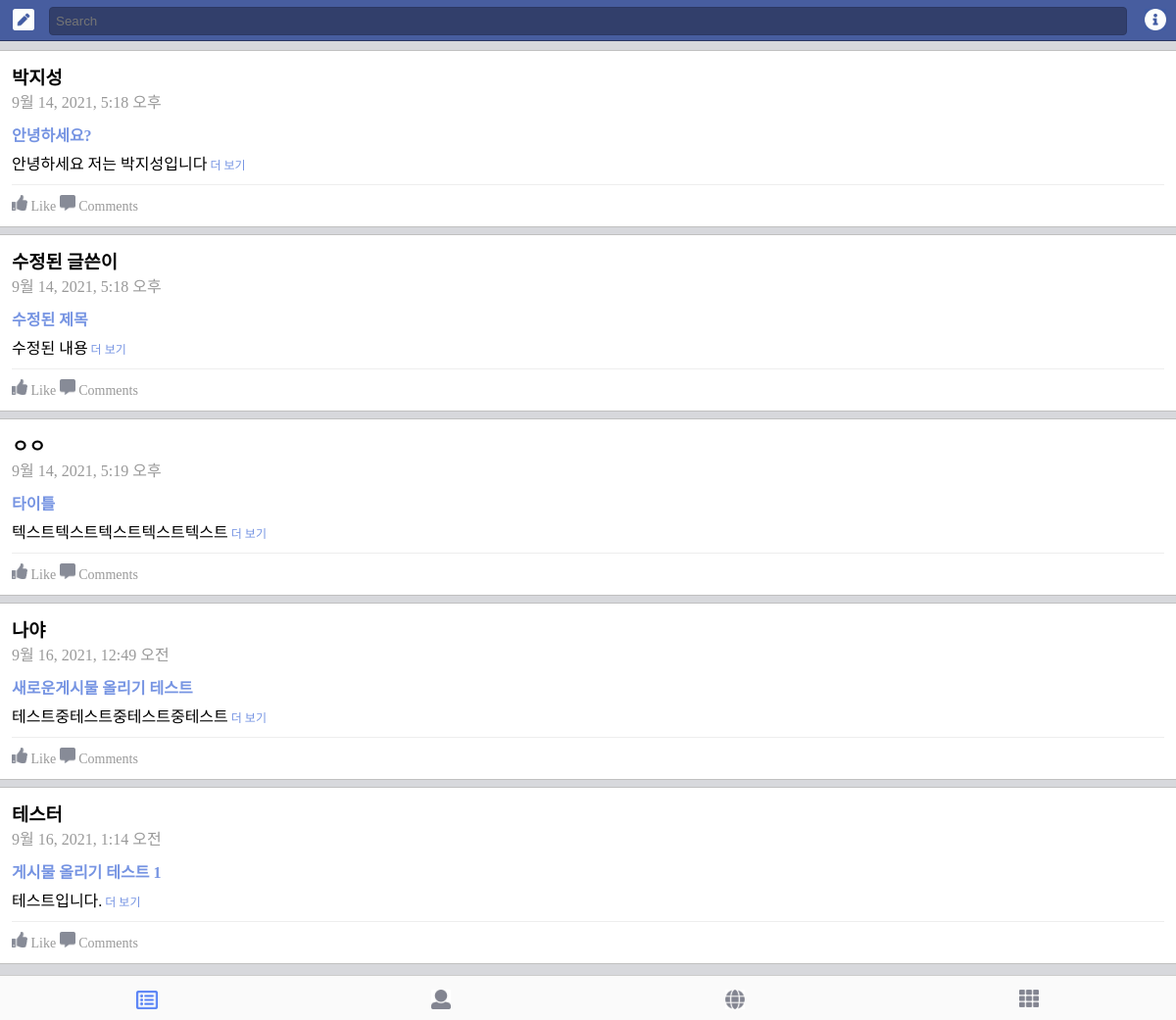
The app's page /, older data.
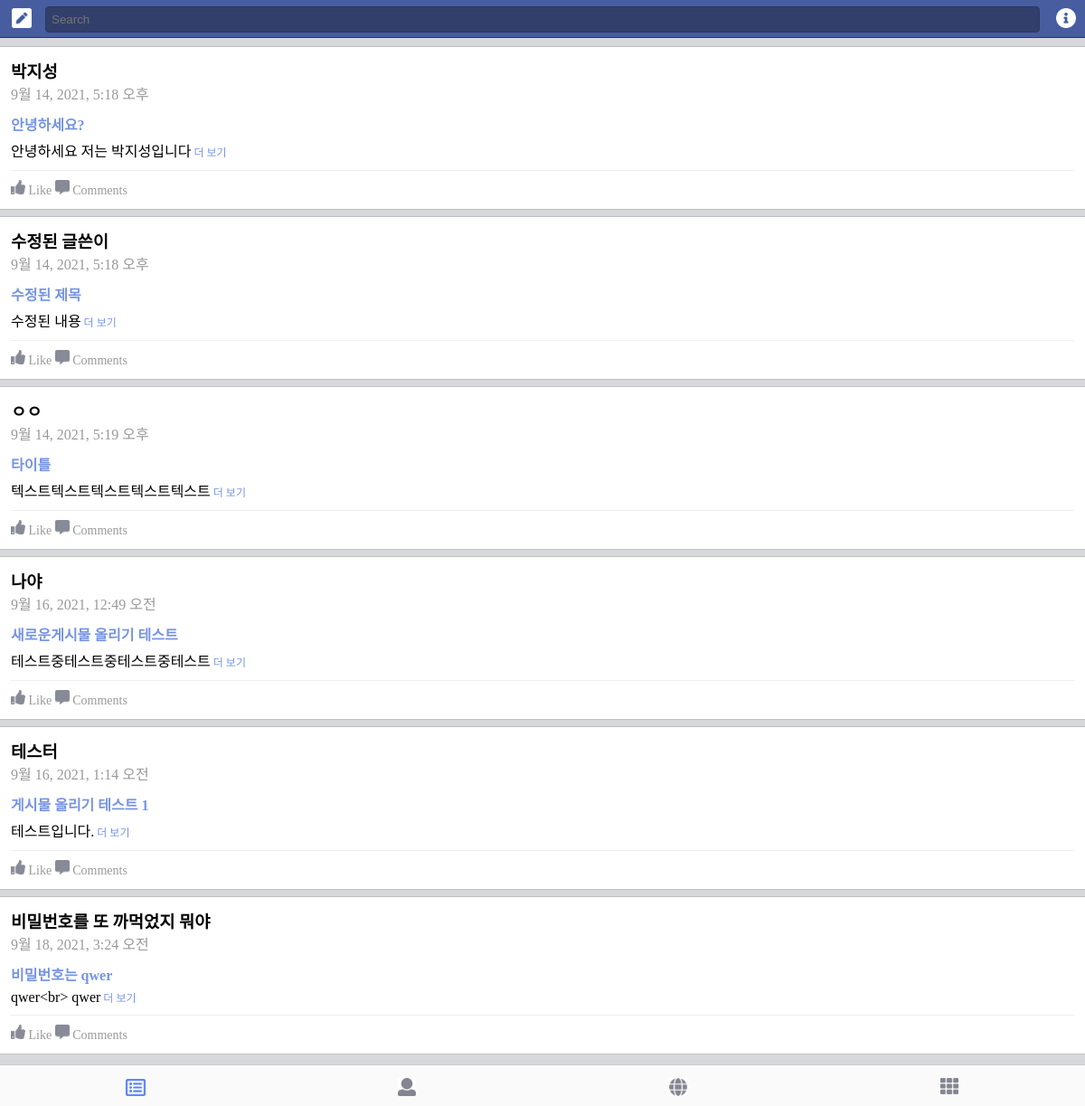
The same page, newer data.
### facebook/models.py (models this page shows, shortened)
class Article(models.Model):
    author = models.CharField(max_length=120)
    title = models.CharField(max_length=120)
    text = models.TextField()
    password = models.CharField(max_length=120)
    created_at = models.DateTimeField(auto_now_add=True)
    def summary(self):
        return self.text[:15]

### facebook/views.py (the view)
# urls.py: path('', newsfeed),
def newsfeed(request):
    articles = Article.objects.all()
    return render(request, 'newsfeed.html', {'articles': articles})

### facebook/templates/newsfeed.html (shortened to what this page needs)
<html>
<head>
</head>
<body>
    <div class="header">
        <div class="btn1"><a href="/new"><img src="/static/ic_pencil.jpg" width="22px" style="margin: 9px 0 0 13px"></a></div>
        <div class="search">
            <input type="text" class="searchbar" placeholder="Search">
        </div>
        <div class="btn2"><img src="/static/ic_info.jpg" width="22px" style="margin: 9px 0 0 13px"></div>
    </div>
    <div class="container">
        {% for feed in articles %}
        <div class="feed">
            <h3 class="name">{{ feed.author }}</h3>
            <div class="date">{{ feed.created_at }}</div>
            <a class="title">{{ feed.title }}</a>
            <p class="content">{{ feed.summary }}<a class="more" href="/feed/{{ feed.pk }}"> 더 보기</a></p>
            <div class="accessory">
                <img src="/static/ic_like.jpg" width="16px"> Like
                <a class="comments" href="/feed/{{ feed.pk }}/"><img src="/static/ic_comment.jpg" width="16px"> Comments</a>
            </div>
        </div>
        {% endfor %}
    </div>
    <div class="footer">
        <div class="tab1"><img src="/static/ic_feed.jpg" width="22px" style="margin-top: 15px"></div>
        <div class="tab2"><img src="/static/ic_person.jpg" width="20px" style="margin-top: 14px"></div>
        <div class="tab3"><img src="/static/ic_globe.jpg" width="20px" style="margin-top: 14px"></div>
        <div class="tab3"><img src="/static/ic_etc.jpg" width="20px" style="margin-top: 14px"></div>
    </div>
</body>
</html>

Row changes from the older to the newer data that the page shows:
added Article: author "비밀번호를 또 까먹었지 뭐야", created_at "9월 18, 2021, 3:24 오전", title "비밀번호는 qwer", summary "qwer<br> qwer"
